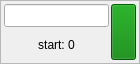
<?xml version="1.0" encoding="UTF-8"?>
<ui version="4.0">
 <class>Form</class>
 <widget class="QWidget" name="Form">
  <property name="geometry">
   <rect>
    <x>0</x>
    <y>0</y>
    <width>140</width>
    <height>64</height>
   </rect>
  </property>
  <property name="sizePolicy">
   <sizepolicy hsizetype="Fixed" vsizetype="Preferred">
    <horstretch>0</horstretch>
    <verstretch>0</verstretch>
   </sizepolicy>
  </property>
  <property name="maximumSize">
   <size>
    <width>140</width>
    <height>16777215</height>
   </size>
  </property>
  <property name="windowTitle">
   <string>Form</string>
  </property>
  <layout class="QHBoxLayout" name="horizontalLayout">
   <property name="leftMargin">
    <number>0</number>
   </property>
   <property name="topMargin">
    <number>0</number>
   </property>
   <property name="rightMargin">
    <number>0</number>
   </property>
   <property name="bottomMargin">
    <number>0</number>
   </property>
   <item>
    <widget class="QFrame" name="frame">
     <property name="frameShape">
      <enum>QFrame::StyledPanel</enum>
     </property>
     <property name="frameShadow">
      <enum>QFrame::Raised</enum>
     </property>
     <layout class="QHBoxLayout" name="horizontalLayout_2">
      <property name="spacing">
       <number>2</number>
      </property>
      <property name="leftMargin">
       <number>3</number>
      </property>
      <property name="topMargin">
       <number>3</number>
      </property>
      <property name="rightMargin">
       <number>3</number>
      </property>
      <property name="bottomMargin">
       <number>3</number>
      </property>
      <item>
       <layout class="QVBoxLayout" name="verticalLayout">
        <item>
         <widget class="QLineEdit" name="event_duration">
          <property name="sizePolicy">
           <sizepolicy hsizetype="Preferred" vsizetype="Fixed">
            <horstretch>0</horstretch>
            <verstretch>0</verstretch>
           </sizepolicy>
          </property>
          <property name="font">
           <font>
            <pointsize>10</pointsize>
           </font>
          </property>
          <property name="clearButtonEnabled">
           <bool>false</bool>
          </property>
         </widget>
        </item>
        <item>
         <widget class="QLabel" name="start_label">
          <property name="text">
           <string>start: 0</string>
          </property>
          <property name="alignment">
           <set>Qt::AlignCenter</set>
          </property>
         </widget>
        </item>
       </layout>
      </item>
      <item>
       <widget class="QPushButton" name="state_button">
        <property name="sizePolicy">
         <sizepolicy hsizetype="Minimum" vsizetype="Preferred">
          <horstretch>0</horstretch>
          <verstretch>0</verstretch>
         </sizepolicy>
        </property>
        <property name="maximumSize">
         <size>
          <width>25</width>
          <height>16777215</height>
         </size>
        </property>
        <property name="styleSheet">
         <string notr="true">QPushButton:checked { background-color: red; }
QPushButton { background-color: green; }</string>
        </property>
        <property name="text">
         <string/>
        </property>
        <property name="checkable">
         <bool>true</bool>
        </property>
        <property name="checked">
         <bool>false</bool>
        </property>
       </widget>
      </item>
     </layout>
    </widget>
   </item>
  </layout>
 </widget>
 <resources/>
 <connections/>
</ui>
